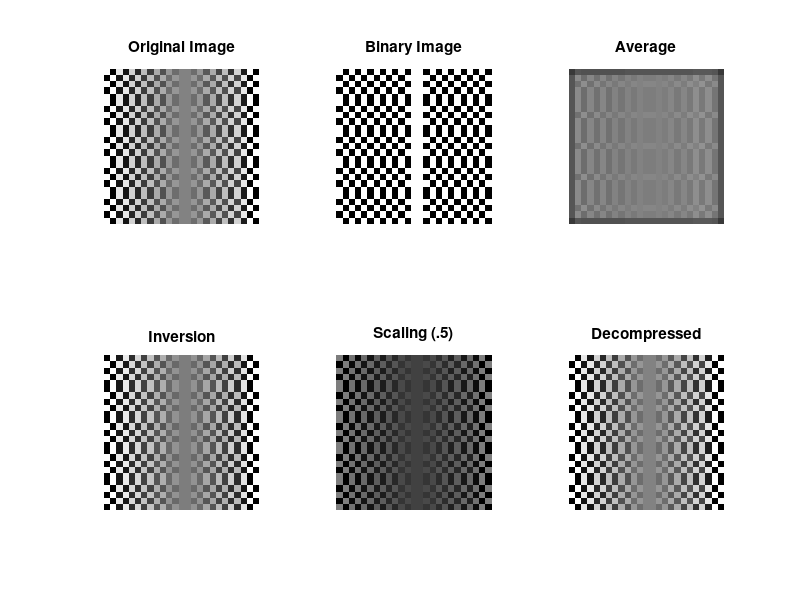
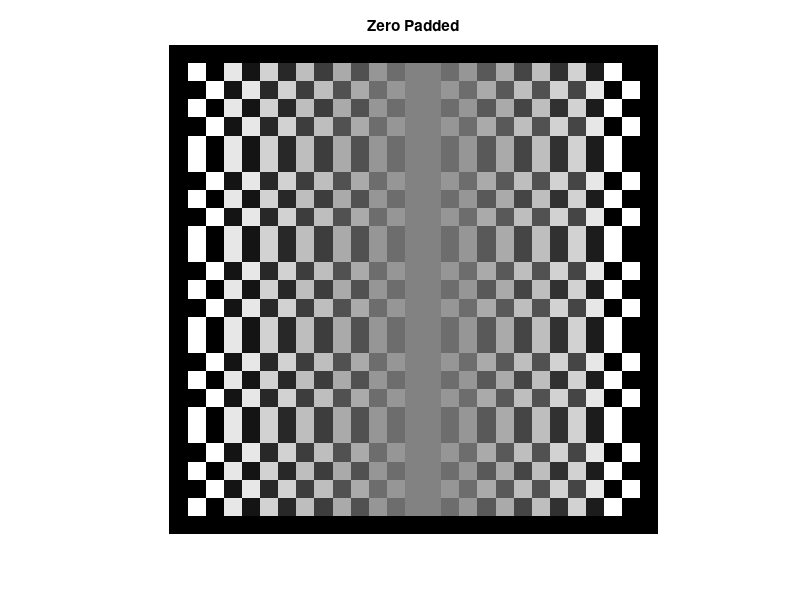

Source code (MATLAB) for these figures, in order:
clear all
clc
clf

%This Script simple displays the images to Verify that it worked correctly.
%The original image and coverted images are converted to matlab form via a
%python script and pasted below. 

%##########################################################################
%Images
%##########################################################################
Original_Image = [
255, 0, 230, 20, 210, 40, 190, 60, 170, 80, 150, 110, 130, 130, 110, 150, 90, 170, 70, 190, 50, 210, 30, 255, 0, 
0, 255, 20, 230, 40, 210, 60, 190, 80, 170, 110, 150, 130, 130, 150, 110, 170, 90, 190, 80, 210, 70, 230, 0, 255, 
255, 0, 230, 20, 210, 40, 190, 60, 170, 80, 150, 110, 130, 130, 110, 150, 90, 170, 70, 190, 50, 210, 30, 255, 0, 
0, 255, 20, 230, 40, 210, 60, 190, 80, 170, 110, 150, 130, 130, 150, 110, 170, 90, 190, 80, 210, 70, 230, 0, 255, 
255, 0, 230, 20, 210, 40, 190, 60, 170, 80, 150, 110, 130, 130, 110, 150, 90, 170, 70, 190, 50, 210, 30, 255, 0, 
255, 0, 230, 20, 210, 40, 190, 60, 170, 80, 150, 110, 130, 130, 110, 150, 90, 170, 70, 190, 50, 210, 30, 255, 0, 
0, 255, 20, 230, 40, 210, 60, 190, 80, 170, 110, 150, 130, 130, 150, 110, 170, 90, 190, 80, 210, 70, 230, 0, 255, 
255, 0, 230, 20, 210, 40, 190, 60, 170, 80, 150, 110, 130, 130, 110, 150, 90, 170, 70, 190, 50, 210, 30, 255, 0, 
0, 255, 20, 230, 40, 210, 60, 190, 80, 170, 110, 150, 130, 130, 150, 110, 170, 90, 190, 80, 210, 70, 230, 0, 255, 
255, 0, 230, 20, 210, 40, 190, 60, 170, 80, 150, 110, 130, 130, 110, 150, 90, 170, 70, 190, 50, 210, 30, 255, 0, 
255, 0, 230, 20, 210, 40, 190, 60, 170, 80, 150, 110, 130, 130, 110, 150, 90, 170, 70, 190, 50, 210, 30, 255, 0, 
0, 255, 20, 230, 40, 210, 60, 190, 80, 170, 110, 150, 130, 130, 150, 110, 170, 90, 190, 80, 210, 70, 230, 0, 255, 
255, 0, 230, 20, 210, 40, 190, 60, 170, 80, 150, 110, 130, 130, 110, 150, 90, 170, 70, 190, 50, 210, 30, 255, 0, 
0, 255, 20, 230, 40, 210, 60, 190, 80, 170, 110, 150, 130, 130, 150, 110, 170, 90, 190, 80, 210, 70, 230, 0, 255, 
255, 0, 230, 20, 210, 40, 190, 60, 170, 80, 150, 110, 130, 130, 110, 150, 90, 170, 70, 190, 50, 210, 30, 255, 0, 
255, 0, 230, 20, 210, 40, 190, 60, 170, 80, 150, 110, 130, 130, 110, 150, 90, 170, 70, 190, 50, 210, 30, 255, 0, 
0, 255, 20, 230, 40, 210, 60, 190, 80, 170, 110, 150, 130, 130, 150, 110, 170, 90, 190, 80, 210, 70, 230, 0, 255, 
255, 0, 230, 20, 210, 40, 190, 60, 170, 80, 150, 110, 130, 130, 110, 150, 90, 170, 70, 190, 50, 210, 30, 255, 0, 
0, 255, 20, 230, 40, 210, 60, 190, 80, 170, 110, 150, 130, 130, 150, 110, 170, 90, 190, 80, 210, 70, 230, 0, 255, 
255, 0, 230, 20, 210, 40, 190, 60, 170, 80, 150, 110, 130, 130, 110, 150, 90, 170, 70, 190, 50, 210, 30, 255, 0, 
255, 0, 230, 20, 210, 40, 190, 60, 170, 80, 150, 110, 130, 130, 110, 150, 90, 170, 70, 190, 50, 210, 30, 255, 0, 
0, 255, 20, 230, 40, 210, 60, 190, 80, 170, 110, 150, 130, 130, 150, 110, 170, 90, 190, 80, 210, 70, 230, 0, 255, 
255, 0, 230, 20, 210, 40, 190, 60, 170, 80, 150, 110, 130, 130, 110, 150, 90, 170, 70, 190, 50, 210, 30, 255, 0, 
0, 255, 20, 230, 40, 210, 60, 190, 80, 170, 110, 150, 130, 130, 150, 110, 170, 90, 190, 80, 210, 70, 230, 0, 255, 
255, 0, 230, 20, 210, 40, 190, 60, 170, 80, 150, 110, 130, 130, 110, 150, 90, 170, 70, 190, 50, 210, 30, 255, 0, 
];

Binary_Image = [
1, 0, 1, 0, 1, 0, 1, 0, 1, 0, 1, 0, 1, 1, 0, 1, 0, 1, 0, 1, 0, 1, 0, 1, 0, 
0, 1, 0, 1, 0, 1, 0, 1, 0, 1, 0, 1, 1, 1, 1, 0, 1, 0, 1, 0, 1, 0, 1, 0, 1, 
1, 0, 1, 0, 1, 0, 1, 0, 1, 0, 1, 0, 1, 1, 0, 1, 0, 1, 0, 1, 0, 1, 0, 1, 0, 
0, 1, 0, 1, 0, 1, 0, 1, 0, 1, 0, 1, 1, 1, 1, 0, 1, 0, 1, 0, 1, 0, 1, 0, 1, 
1, 0, 1, 0, 1, 0, 1, 0, 1, 0, 1, 0, 1, 1, 0, 1, 0, 1, 0, 1, 0, 1, 0, 1, 0, 
1, 0, 1, 0, 1, 0, 1, 0, 1, 0, 1, 0, 1, 1, 0, 1, 0, 1, 0, 1, 0, 1, 0, 1, 0, 
0, 1, 0, 1, 0, 1, 0, 1, 0, 1, 0, 1, 1, 1, 1, 0, 1, 0, 1, 0, 1, 0, 1, 0, 1, 
1, 0, 1, 0, 1, 0, 1, 0, 1, 0, 1, 0, 1, 1, 0, 1, 0, 1, 0, 1, 0, 1, 0, 1, 0, 
0, 1, 0, 1, 0, 1, 0, 1, 0, 1, 0, 1, 1, 1, 1, 0, 1, 0, 1, 0, 1, 0, 1, 0, 1, 
1, 0, 1, 0, 1, 0, 1, 0, 1, 0, 1, 0, 1, 1, 0, 1, 0, 1, 0, 1, 0, 1, 0, 1, 0, 
1, 0, 1, 0, 1, 0, 1, 0, 1, 0, 1, 0, 1, 1, 0, 1, 0, 1, 0, 1, 0, 1, 0, 1, 0, 
0, 1, 0, 1, 0, 1, 0, 1, 0, 1, 0, 1, 1, 1, 1, 0, 1, 0, 1, 0, 1, 0, 1, 0, 1, 
1, 0, 1, 0, 1, 0, 1, 0, 1, 0, 1, 0, 1, 1, 0, 1, 0, 1, 0, 1, 0, 1, 0, 1, 0, 
0, 1, 0, 1, 0, 1, 0, 1, 0, 1, 0, 1, 1, 1, 1, 0, 1, 0, 1, 0, 1, 0, 1, 0, 1, 
1, 0, 1, 0, 1, 0, 1, 0, 1, 0, 1, 0, 1, 1, 0, 1, 0, 1, 0, 1, 0, 1, 0, 1, 0, 
1, 0, 1, 0, 1, 0, 1, 0, 1, 0, 1, 0, 1, 1, 0, 1, 0, 1, 0, 1, 0, 1, 0, 1, 0, 
0, 1, 0, 1, 0, 1, 0, 1, 0, 1, 0, 1, 1, 1, 1, 0, 1, 0, 1, 0, 1, 0, 1, 0, 1, 
1, 0, 1, 0, 1, 0, 1, 0, 1, 0, 1, 0, 1, 1, 0, 1, 0, 1, 0, 1, 0, 1, 0, 1, 0, 
0, 1, 0, 1, 0, 1, 0, 1, 0, 1, 0, 1, 1, 1, 1, 0, 1, 0, 1, 0, 1, 0, 1, 0, 1, 
1, 0, 1, 0, 1, 0, 1, 0, 1, 0, 1, 0, 1, 1, 0, 1, 0, 1, 0, 1, 0, 1, 0, 1, 0, 
1, 0, 1, 0, 1, 0, 1, 0, 1, 0, 1, 0, 1, 1, 0, 1, 0, 1, 0, 1, 0, 1, 0, 1, 0, 
0, 1, 0, 1, 0, 1, 0, 1, 0, 1, 0, 1, 1, 1, 1, 0, 1, 0, 1, 0, 1, 0, 1, 0, 1, 
1, 0, 1, 0, 1, 0, 1, 0, 1, 0, 1, 0, 1, 1, 0, 1, 0, 1, 0, 1, 0, 1, 0, 1, 0, 
0, 1, 0, 1, 0, 1, 0, 1, 0, 1, 0, 1, 1, 1, 1, 0, 1, 0, 1, 0, 1, 0, 1, 0, 1, 
1, 0, 1, 0, 1, 0, 1, 0, 1, 0, 1, 0, 1, 1, 0, 1, 0, 1, 0, 1, 0, 1, 0, 1, 0, 
    ];
Zero_Pad = [
0, 0, 0, 0, 0, 0, 0, 0, 0, 0, 0, 0, 0, 0, 0, 0, 0, 0, 0, 0, 0, 0, 0, 0, 0, 0, 0, 
0, 255, 0, 230, 20, 210, 40, 190, 60, 170, 80, 150, 110, 130, 130, 110, 150, 90, 170, 70, 190, 50, 210, 30, 255, 0, 0, 
0, 0, 255, 20, 230, 40, 210, 60, 190, 80, 170, 110, 150, 130, 130, 150, 110, 170, 90, 190, 80, 210, 70, 230, 0, 255, 0, 
0, 255, 0, 230, 20, 210, 40, 190, 60, 170, 80, 150, 110, 130, 130, 110, 150, 90, 170, 70, 190, 50, 210, 30, 255, 0, 0, 
0, 0, 255, 20, 230, 40, 210, 60, 190, 80, 170, 110, 150, 130, 130, 150, 110, 170, 90, 190, 80, 210, 70, 230, 0, 255, 0, 
0, 255, 0, 230, 20, 210, 40, 190, 60, 170, 80, 150, 110, 130, 130, 110, 150, 90, 170, 70, 190, 50, 210, 30, 255, 0, 0, 
0, 255, 0, 230, 20, 210, 40, 190, 60, 170, 80, 150, 110, 130, 130, 110, 150, 90, 170, 70, 190, 50, 210, 30, 255, 0, 0, 
0, 0, 255, 20, 230, 40, 210, 60, 190, 80, 170, 110, 150, 130, 130, 150, 110, 170, 90, 190, 80, 210, 70, 230, 0, 255, 0, 
0, 255, 0, 230, 20, 210, 40, 190, 60, 170, 80, 150, 110, 130, 130, 110, 150, 90, 170, 70, 190, 50, 210, 30, 255, 0, 0, 
0, 0, 255, 20, 230, 40, 210, 60, 190, 80, 170, 110, 150, 130, 130, 150, 110, 170, 90, 190, 80, 210, 70, 230, 0, 255, 0, 
0, 255, 0, 230, 20, 210, 40, 190, 60, 170, 80, 150, 110, 130, 130, 110, 150, 90, 170, 70, 190, 50, 210, 30, 255, 0, 0, 
0, 255, 0, 230, 20, 210, 40, 190, 60, 170, 80, 150, 110, 130, 130, 110, 150, 90, 170, 70, 190, 50, 210, 30, 255, 0, 0, 
0, 0, 255, 20, 230, 40, 210, 60, 190, 80, 170, 110, 150, 130, 130, 150, 110, 170, 90, 190, 80, 210, 70, 230, 0, 255, 0, 
0, 255, 0, 230, 20, 210, 40, 190, 60, 170, 80, 150, 110, 130, 130, 110, 150, 90, 170, 70, 190, 50, 210, 30, 255, 0, 0, 
0, 0, 255, 20, 230, 40, 210, 60, 190, 80, 170, 110, 150, 130, 130, 150, 110, 170, 90, 190, 80, 210, 70, 230, 0, 255, 0, 
0, 255, 0, 230, 20, 210, 40, 190, 60, 170, 80, 150, 110, 130, 130, 110, 150, 90, 170, 70, 190, 50, 210, 30, 255, 0, 0, 
0, 255, 0, 230, 20, 210, 40, 190, 60, 170, 80, 150, 110, 130, 130, 110, 150, 90, 170, 70, 190, 50, 210, 30, 255, 0, 0, 
0, 0, 255, 20, 230, 40, 210, 60, 190, 80, 170, 110, 150, 130, 130, 150, 110, 170, 90, 190, 80, 210, 70, 230, 0, 255, 0, 
0, 255, 0, 230, 20, 210, 40, 190, 60, 170, 80, 150, 110, 130, 130, 110, 150, 90, 170, 70, 190, 50, 210, 30, 255, 0, 0, 
0, 0, 255, 20, 230, 40, 210, 60, 190, 80, 170, 110, 150, 130, 130, 150, 110, 170, 90, 190, 80, 210, 70, 230, 0, 255, 0, 
0, 255, 0, 230, 20, 210, 40, 190, 60, 170, 80, 150, 110, 130, 130, 110, 150, 90, 170, 70, 190, 50, 210, 30, 255, 0, 0, 
0, 255, 0, 230, 20, 210, 40, 190, 60, 170, 80, 150, 110, 130, 130, 110, 150, 90, 170, 70, 190, 50, 210, 30, 255, 0, 0, 
0, 0, 255, 20, 230, 40, 210, 60, 190, 80, 170, 110, 150, 130, 130, 150, 110, 170, 90, 190, 80, 210, 70, 230, 0, 255, 0, 
0, 255, 0, 230, 20, 210, 40, 190, 60, 170, 80, 150, 110, 130, 130, 110, 150, 90, 170, 70, 190, 50, 210, 30, 255, 0, 0, 
0, 0, 255, 20, 230, 40, 210, 60, 190, 80, 170, 110, 150, 130, 130, 150, 110, 170, 90, 190, 80, 210, 70, 230, 0, 255, 0, 
0, 255, 0, 230, 20, 210, 40, 190, 60, 170, 80, 150, 110, 130, 130, 110, 150, 90, 170, 70, 190, 50, 210, 30, 255, 0, 0, 
0, 0, 0, 0, 0, 0, 0, 0, 0, 0, 0, 0, 0, 0, 0, 0, 0, 0, 0, 0, 0, 0, 0, 0, 0, 0, 0, 
    ];
Average_Image = [
56, 84, 83, 83, 83, 83, 83, 83, 83, 84, 85, 86, 86, 86, 86, 86, 86, 86, 87, 87, 90, 88, 88, 85, 56, 
85, 138, 111, 134, 113, 132, 115, 130, 117, 128, 123, 130, 127, 127, 130, 125, 132, 123, 135, 122, 140, 121, 143, 117, 85, 
85, 115, 140, 115, 136, 117, 134, 120, 132, 124, 133, 130, 132, 132, 130, 134, 127, 136, 127, 141, 130, 145, 121, 139, 85, 
85, 138, 111, 134, 113, 132, 115, 130, 117, 128, 123, 130, 127, 127, 130, 125, 132, 123, 135, 122, 140, 121, 143, 117, 85, 
85, 138, 111, 134, 113, 132, 115, 130, 117, 128, 123, 130, 127, 127, 130, 125, 132, 123, 135, 122, 140, 121, 143, 117, 85, 
85, 138, 111, 134, 113, 132, 115, 130, 117, 128, 123, 130, 127, 127, 130, 125, 132, 123, 135, 122, 140, 121, 143, 117, 85, 
85, 138, 111, 134, 113, 132, 115, 130, 117, 128, 123, 130, 127, 127, 130, 125, 132, 123, 135, 122, 140, 121, 143, 117, 85, 
85, 115, 140, 115, 136, 117, 134, 120, 132, 124, 133, 130, 132, 132, 130, 134, 127, 136, 127, 141, 130, 145, 121, 139, 85, 
85, 138, 111, 134, 113, 132, 115, 130, 117, 128, 123, 130, 127, 127, 130, 125, 132, 123, 135, 122, 140, 121, 143, 117, 85, 
85, 138, 111, 134, 113, 132, 115, 130, 117, 128, 123, 130, 127, 127, 130, 125, 132, 123, 135, 122, 140, 121, 143, 117, 85, 
85, 138, 111, 134, 113, 132, 115, 130, 117, 128, 123, 130, 127, 127, 130, 125, 132, 123, 135, 122, 140, 121, 143, 117, 85, 
85, 138, 111, 134, 113, 132, 115, 130, 117, 128, 123, 130, 127, 127, 130, 125, 132, 123, 135, 122, 140, 121, 143, 117, 85, 
85, 115, 140, 115, 136, 117, 134, 120, 132, 124, 133, 130, 132, 132, 130, 134, 127, 136, 127, 141, 130, 145, 121, 139, 85, 
85, 138, 111, 134, 113, 132, 115, 130, 117, 128, 123, 130, 127, 127, 130, 125, 132, 123, 135, 122, 140, 121, 143, 117, 85, 
85, 138, 111, 134, 113, 132, 115, 130, 117, 128, 123, 130, 127, 127, 130, 125, 132, 123, 135, 122, 140, 121, 143, 117, 85, 
85, 138, 111, 134, 113, 132, 115, 130, 117, 128, 123, 130, 127, 127, 130, 125, 132, 123, 135, 122, 140, 121, 143, 117, 85, 
85, 138, 111, 134, 113, 132, 115, 130, 117, 128, 123, 130, 127, 127, 130, 125, 132, 123, 135, 122, 140, 121, 143, 117, 85, 
85, 115, 140, 115, 136, 117, 134, 120, 132, 124, 133, 130, 132, 132, 130, 134, 127, 136, 127, 141, 130, 145, 121, 139, 85, 
85, 138, 111, 134, 113, 132, 115, 130, 117, 128, 123, 130, 127, 127, 130, 125, 132, 123, 135, 122, 140, 121, 143, 117, 85, 
85, 138, 111, 134, 113, 132, 115, 130, 117, 128, 123, 130, 127, 127, 130, 125, 132, 123, 135, 122, 140, 121, 143, 117, 85, 
85, 138, 111, 134, 113, 132, 115, 130, 117, 128, 123, 130, 127, 127, 130, 125, 132, 123, 135, 122, 140, 121, 143, 117, 85, 
85, 138, 111, 134, 113, 132, 115, 130, 117, 128, 123, 130, 127, 127, 130, 125, 132, 123, 135, 122, 140, 121, 143, 117, 85, 
85, 115, 140, 115, 136, 117, 134, 120, 132, 124, 133, 130, 132, 132, 130, 134, 127, 136, 127, 141, 130, 145, 121, 139, 85, 
85, 138, 111, 134, 113, 132, 115, 130, 117, 128, 123, 130, 127, 127, 130, 125, 132, 123, 135, 122, 140, 121, 143, 117, 85, 
56, 84, 83, 83, 83, 83, 83, 83, 83, 84, 85, 86, 86, 86, 86, 86, 86, 86, 87, 87, 90, 88, 88, 85, 56, 
    ]; 
Inversion_Image = [
0, 255, 25, 235, 45, 215, 65, 195, 85, 175, 105, 145, 125, 125, 145, 105, 165, 85, 185, 65, 205, 45, 225, 0, 255, 
255, 0, 235, 25, 215, 45, 195, 65, 175, 85, 145, 105, 125, 125, 105, 145, 85, 165, 65, 175, 45, 185, 25, 255, 0, 
0, 255, 25, 235, 45, 215, 65, 195, 85, 175, 105, 145, 125, 125, 145, 105, 165, 85, 185, 65, 205, 45, 225, 0, 255, 
255, 0, 235, 25, 215, 45, 195, 65, 175, 85, 145, 105, 125, 125, 105, 145, 85, 165, 65, 175, 45, 185, 25, 255, 0, 
0, 255, 25, 235, 45, 215, 65, 195, 85, 175, 105, 145, 125, 125, 145, 105, 165, 85, 185, 65, 205, 45, 225, 0, 255, 
0, 255, 25, 235, 45, 215, 65, 195, 85, 175, 105, 145, 125, 125, 145, 105, 165, 85, 185, 65, 205, 45, 225, 0, 255, 
255, 0, 235, 25, 215, 45, 195, 65, 175, 85, 145, 105, 125, 125, 105, 145, 85, 165, 65, 175, 45, 185, 25, 255, 0, 
0, 255, 25, 235, 45, 215, 65, 195, 85, 175, 105, 145, 125, 125, 145, 105, 165, 85, 185, 65, 205, 45, 225, 0, 255, 
255, 0, 235, 25, 215, 45, 195, 65, 175, 85, 145, 105, 125, 125, 105, 145, 85, 165, 65, 175, 45, 185, 25, 255, 0, 
0, 255, 25, 235, 45, 215, 65, 195, 85, 175, 105, 145, 125, 125, 145, 105, 165, 85, 185, 65, 205, 45, 225, 0, 255, 
0, 255, 25, 235, 45, 215, 65, 195, 85, 175, 105, 145, 125, 125, 145, 105, 165, 85, 185, 65, 205, 45, 225, 0, 255, 
255, 0, 235, 25, 215, 45, 195, 65, 175, 85, 145, 105, 125, 125, 105, 145, 85, 165, 65, 175, 45, 185, 25, 255, 0, 
0, 255, 25, 235, 45, 215, 65, 195, 85, 175, 105, 145, 125, 125, 145, 105, 165, 85, 185, 65, 205, 45, 225, 0, 255, 
255, 0, 235, 25, 215, 45, 195, 65, 175, 85, 145, 105, 125, 125, 105, 145, 85, 165, 65, 175, 45, 185, 25, 255, 0, 
0, 255, 25, 235, 45, 215, 65, 195, 85, 175, 105, 145, 125, 125, 145, 105, 165, 85, 185, 65, 205, 45, 225, 0, 255, 
0, 255, 25, 235, 45, 215, 65, 195, 85, 175, 105, 145, 125, 125, 145, 105, 165, 85, 185, 65, 205, 45, 225, 0, 255, 
255, 0, 235, 25, 215, 45, 195, 65, 175, 85, 145, 105, 125, 125, 105, 145, 85, 165, 65, 175, 45, 185, 25, 255, 0, 
0, 255, 25, 235, 45, 215, 65, 195, 85, 175, 105, 145, 125, 125, 145, 105, 165, 85, 185, 65, 205, 45, 225, 0, 255, 
255, 0, 235, 25, 215, 45, 195, 65, 175, 85, 145, 105, 125, 125, 105, 145, 85, 165, 65, 175, 45, 185, 25, 255, 0, 
0, 255, 25, 235, 45, 215, 65, 195, 85, 175, 105, 145, 125, 125, 145, 105, 165, 85, 185, 65, 205, 45, 225, 0, 255, 
0, 255, 25, 235, 45, 215, 65, 195, 85, 175, 105, 145, 125, 125, 145, 105, 165, 85, 185, 65, 205, 45, 225, 0, 255, 
255, 0, 235, 25, 215, 45, 195, 65, 175, 85, 145, 105, 125, 125, 105, 145, 85, 165, 65, 175, 45, 185, 25, 255, 0, 
0, 255, 25, 235, 45, 215, 65, 195, 85, 175, 105, 145, 125, 125, 145, 105, 165, 85, 185, 65, 205, 45, 225, 0, 255, 
255, 0, 235, 25, 215, 45, 195, 65, 175, 85, 145, 105, 125, 125, 105, 145, 85, 165, 65, 175, 45, 185, 25, 255, 0, 
0, 255, 25, 235, 45, 215, 65, 195, 85, 175, 105, 145, 125, 125, 145, 105, 165, 85, 185, 65, 205, 45, 225, 0, 255, 
    ]; 
Scaling_Image = [
127, 0, 115, 10, 105, 20, 95, 30, 85, 40, 75, 55, 65, 65, 55, 75, 45, 85, 35, 95, 25, 105, 15, 127, 0;
0, 127, 10, 115, 20, 105, 30, 95, 40, 85, 55, 75, 65, 65, 75, 55, 85, 45, 95, 40, 105, 35, 115, 0, 127;
127, 0, 115, 10, 105, 20, 95, 30, 85, 40, 75, 55, 65, 65, 55, 75, 45, 85, 35, 95, 25, 105, 15, 127, 0;
0, 127, 10, 115, 20, 105, 30, 95, 40, 85, 55, 75, 65, 65, 75, 55, 85, 45, 95, 40, 105, 35, 115, 0, 127;
127, 0, 115, 10, 105, 20, 95, 30, 85, 40, 75, 55, 65, 65, 55, 75, 45, 85, 35, 95, 25, 105, 15, 127, 0;
127, 0, 115, 10, 105, 20, 95, 30, 85, 40, 75, 55, 65, 65, 55, 75, 45, 85, 35, 95, 25, 105, 15, 127, 0;
0, 127, 10, 115, 20, 105, 30, 95, 40, 85, 55, 75, 65, 65, 75, 55, 85, 45, 95, 40, 105, 35, 115, 0, 127;
127, 0, 115, 10, 105, 20, 95, 30, 85, 40, 75, 55, 65, 65, 55, 75, 45, 85, 35, 95, 25, 105, 15, 127, 0;
0, 127, 10, 115, 20, 105, 30, 95, 40, 85, 55, 75, 65, 65, 75, 55, 85, 45, 95, 40, 105, 35, 115, 0, 127;
127, 0, 115, 10, 105, 20, 95, 30, 85, 40, 75, 55, 65, 65, 55, 75, 45, 85, 35, 95, 25, 105, 15, 127, 0;
127, 0, 115, 10, 105, 20, 95, 30, 85, 40, 75, 55, 65, 65, 55, 75, 45, 85, 35, 95, 25, 105, 15, 127, 0;
0, 127, 10, 115, 20, 105, 30, 95, 40, 85, 55, 75, 65, 65, 75, 55, 85, 45, 95, 40, 105, 35, 115, 0, 127;
127, 0, 115, 10, 105, 20, 95, 30, 85, 40, 75, 55, 65, 65, 55, 75, 45, 85, 35, 95, 25, 105, 15, 127, 0;
0, 127, 10, 115, 20, 105, 30, 95, 40, 85, 55, 75, 65, 65, 75, 55, 85, 45, 95, 40, 105, 35, 115, 0, 127;
127, 0, 115, 10, 105, 20, 95, 30, 85, 40, 75, 55, 65, 65, 55, 75, 45, 85, 35, 95, 25, 105, 15, 127, 0;
127, 0, 115, 10, 105, 20, 95, 30, 85, 40, 75, 55, 65, 65, 55, 75, 45, 85, 35, 95, 25, 105, 15, 127, 0;
0, 127, 10, 115, 20, 105, 30, 95, 40, 85, 55, 75, 65, 65, 75, 55, 85, 45, 95, 40, 105, 35, 115, 0, 127;
127, 0, 115, 10, 105, 20, 95, 30, 85, 40, 75, 55, 65, 65, 55, 75, 45, 85, 35, 95, 25, 105, 15, 127, 0;
0, 127, 10, 115, 20, 105, 30, 95, 40, 85, 55, 75, 65, 65, 75, 55, 85, 45, 95, 40, 105, 35, 115, 0, 127;
127, 0, 115, 10, 105, 20, 95, 30, 85, 40, 75, 55, 65, 65, 55, 75, 45, 85, 35, 95, 25, 105, 15, 127, 0;
127, 0, 115, 10, 105, 20, 95, 30, 85, 40, 75, 55, 65, 65, 55, 75, 45, 85, 35, 95, 25, 105, 15, 127, 0;
0, 127, 10, 115, 20, 105, 30, 95, 40, 85, 55, 75, 65, 65, 75, 55, 85, 45, 95, 40, 105, 35, 115, 0, 127;
127, 0, 115, 10, 105, 20, 95, 30, 85, 40, 75, 55, 65, 65, 55, 75, 45, 85, 35, 95, 25, 105, 15, 127, 0;
0, 127, 10, 115, 20, 105, 30, 95, 40, 85, 55, 75, 65, 65, 75, 55, 85, 45, 95, 40, 105, 35, 115, 0, 127;
127, 0, 115, 10, 105, 20, 95, 30, 85, 40, 75, 55, 65, 65, 55, 75, 45, 85, 35, 95, 25, 105, 15, 127, 0;
    ];
Decompressed_Image = [
255, 0, 230, 20, 210, 40, 190, 60, 170, 80, 150, 110, 130, 130, 110, 150, 90, 170, 70, 190, 50, 210, 30, 255, 0, 
0, 255, 20, 230, 40, 210, 60, 190, 80, 170, 110, 150, 130, 130, 150, 110, 170, 90, 190, 80, 210, 70, 230, 0, 255, 
255, 0, 230, 20, 210, 40, 190, 60, 170, 80, 150, 110, 130, 130, 110, 150, 90, 170, 70, 190, 50, 210, 30, 255, 0, 
0, 255, 20, 230, 40, 210, 60, 190, 80, 170, 110, 150, 130, 130, 150, 110, 170, 90, 190, 80, 210, 70, 230, 0, 255, 
255, 0, 230, 20, 210, 40, 190, 60, 170, 80, 150, 110, 130, 130, 110, 150, 90, 170, 70, 190, 50, 210, 30, 255, 0, 
255, 0, 230, 20, 210, 40, 190, 60, 170, 80, 150, 110, 130, 130, 110, 150, 90, 170, 70, 190, 50, 210, 30, 255, 0, 
0, 255, 20, 230, 40, 210, 60, 190, 80, 170, 110, 150, 130, 130, 150, 110, 170, 90, 190, 80, 210, 70, 230, 0, 255, 
255, 0, 230, 20, 210, 40, 190, 60, 170, 80, 150, 110, 130, 130, 110, 150, 90, 170, 70, 190, 50, 210, 30, 255, 0, 
0, 255, 20, 230, 40, 210, 60, 190, 80, 170, 110, 150, 130, 130, 150, 110, 170, 90, 190, 80, 210, 70, 230, 0, 255, 
255, 0, 230, 20, 210, 40, 190, 60, 170, 80, 150, 110, 130, 130, 110, 150, 90, 170, 70, 190, 50, 210, 30, 255, 0, 
255, 0, 230, 20, 210, 40, 190, 60, 170, 80, 150, 110, 130, 130, 110, 150, 90, 170, 70, 190, 50, 210, 30, 255, 0, 
0, 255, 20, 230, 40, 210, 60, 190, 80, 170, 110, 150, 130, 130, 150, 110, 170, 90, 190, 80, 210, 70, 230, 0, 255, 
255, 0, 230, 20, 210, 40, 190, 60, 170, 80, 150, 110, 130, 130, 110, 150, 90, 170, 70, 190, 50, 210, 30, 255, 0, 
0, 255, 20, 230, 40, 210, 60, 190, 80, 170, 110, 150, 130, 130, 150, 110, 170, 90, 190, 80, 210, 70, 230, 0, 255, 
255, 0, 230, 20, 210, 40, 190, 60, 170, 80, 150, 110, 130, 130, 110, 150, 90, 170, 70, 190, 50, 210, 30, 255, 0, 
255, 0, 230, 20, 210, 40, 190, 60, 170, 80, 150, 110, 130, 130, 110, 150, 90, 170, 70, 190, 50, 210, 30, 255, 0, 
0, 255, 20, 230, 40, 210, 60, 190, 80, 170, 110, 150, 130, 130, 150, 110, 170, 90, 190, 80, 210, 70, 230, 0, 255, 
255, 0, 230, 20, 210, 40, 190, 60, 170, 80, 150, 110, 130, 130, 110, 150, 90, 170, 70, 190, 50, 210, 30, 255, 0, 
0, 255, 20, 230, 40, 210, 60, 190, 80, 170, 110, 150, 130, 130, 150, 110, 170, 90, 190, 80, 210, 70, 230, 0, 255, 
255, 0, 230, 20, 210, 40, 190, 60, 170, 80, 150, 110, 130, 130, 110, 150, 90, 170, 70, 190, 50, 210, 30, 255, 0, 
255, 0, 230, 20, 210, 40, 190, 60, 170, 80, 150, 110, 130, 130, 110, 150, 90, 170, 70, 190, 50, 210, 30, 255, 0, 
0, 255, 20, 230, 40, 210, 60, 190, 80, 170, 110, 150, 130, 130, 150, 110, 170, 90, 190, 80, 210, 70, 230, 0, 255, 
255, 0, 230, 20, 210, 40, 190, 60, 170, 80, 150, 110, 130, 130, 110, 150, 90, 170, 70, 190, 50, 210, 30, 255, 0, 
0, 255, 20, 230, 40, 210, 60, 190, 80, 170, 110, 150, 130, 130, 150, 110, 170, 90, 190, 80, 210, 70, 230, 0, 255, 
255, 0, 230, 20, 210, 40, 190, 60, 170, 80, 150, 110, 130, 130, 110, 150, 90, 170, 70, 190, 50, 210, 30, 255, 0, 
    ]; 


%##########################################################################
%Plots
%##########################################################################
subplot(2,3,1)
imshow(Original_Image,[0 255])
title('Original Image')

subplot(2,3,2)
imshow(Binary_Image,[]) 
title('Binary Image')

subplot(2,3,3)
imshow(Average_Image,[0 255])
title('Average')

subplot(2,3,4)
imshow(Inversion_Image,[0 255])
title('Inversion')

subplot(2,3,5)
imshow(Scaling_Image,[0 255])
title('Scaling (.5)')

subplot(2,3,6)
imshow(Decompressed_Image,[0 255])
title('Decompressed')

%Plot Zero Padded Image To verify the averaging was done correctly
figure;
imshow(Zero_Pad,[0 255])
title('Zero Padded')



